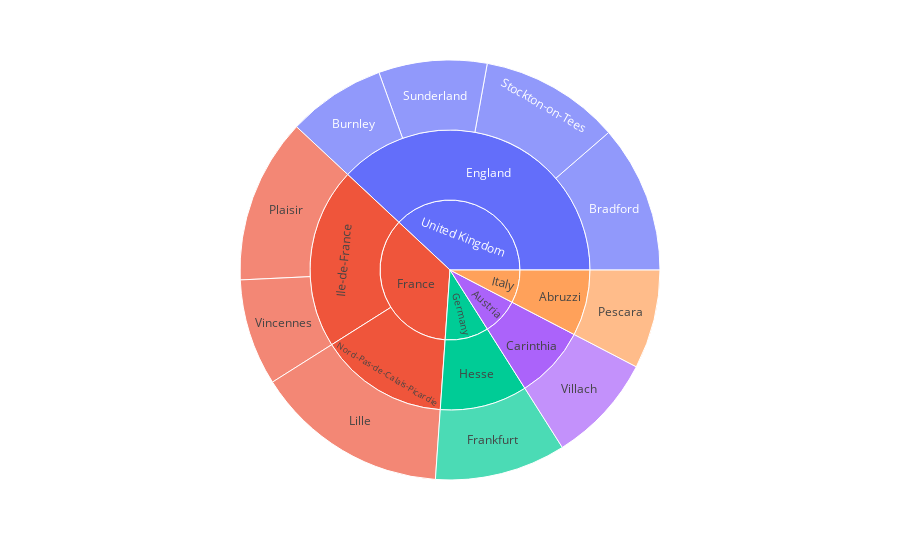

The cell this chart's notebook holds for it:
### Markdown cell above
#### **19. What are the top 10 locations in terms of sales for the year 2014, considering the hierarchy of Country, State, and City?**

### Code cell
Sales_year = df[df['Year'] == 2014].sort_values(by='Sales',ascending=False).head(10)
px.sunburst(Sales_year, path=['Country','State', 'City'],values='Sales')

### Figure 1 — Plotly figure (JSON) as saved in the notebook; plotly's stock layout.template omitted (floating-point values rounded to 4 significant figures)
{"data": [{"branchvalues": "total", "domain": {"x": [0, 1], "y": [0, 1]}, "hovertemplate": "labels=%{label}<br>Sales=%{value}<br>parent=%{parent}<br>id=%{id}<extra></extra>", "ids": ["United Kingdom/England/Bradford", "United Kingdom/England/Burnley", "Germany/Hesse/Frankfurt", "France/Nord-Pas-de-Calais-Picardie/Lille", "Italy/Abruzzi/Pescara", "France/Ile-de-France/Plaisir", "United Kingdom/England/Stockton-on-Tees", "United Kingdom/England/Sunderland", "Austria/Carinthia/Villach", "France/Ile-de-France/Vincennes", "Italy/Abruzzi", "Austria/Carinthia", "United Kingdom/England", "Germany/Hesse", "France/Ile-de-France", "France/Nord-Pas-de-Calais-Picardie", "Austria", "France", "Germany", "Italy", "United Kingdom"], "labels": ["Bradford", "Burnley", "Frankfurt", "Lille", "Pescara", "Plaisir", "Stockton-on-Tees", "Sunderland", "Villach", "Vincennes", "Abruzzi", "Carinthia", "England", "Hesse", "Ile-de-France", "Nord-Pas-de-Calais-Picardie", "Austria", "France", "Germany", "Italy", "United Kingdom"], "name": "", "parents": ["United Kingdom/England", "United Kingdom/England", "Germany/Hesse", "France/Nord-Pas-de-Calais-Picardie", "Italy/Abruzzi", "France/Ile-de-France", "United Kingdom/England", "United Kingdom/England", "Austria/Carinthia", "France/Ile-de-France", "Italy", "Austria", "United Kingdom", "Germany", "France", "France", "", "", "", "", ""], "type": "sunburst", "values": [4363, 2898, 3873, 5729, 2927, 4877, 4141, 3201, 3221, 3151, 2927, 3221, 14603, 3873, 8028, 5729, 3221, 13757, 3873, 2927, 14603]}], "layout": {"legend": {"tracegroupgap": 0}, "margin": {"t": 60}}}
